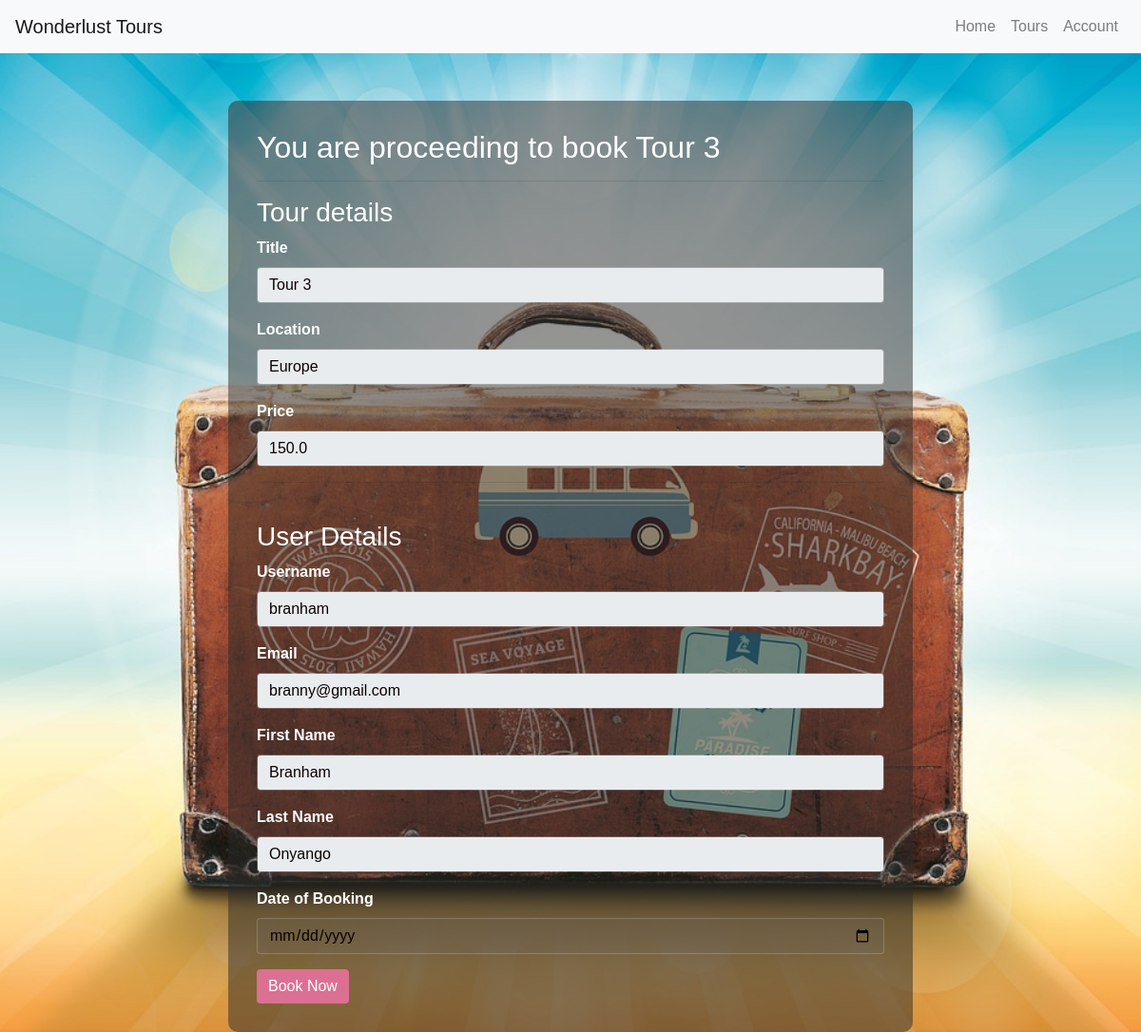
The page /book/3 (signed in) on the database its author committed.
### tables this page shows
CREATE TABLE tours (
    id INTEGER PRIMARY KEY AUTOINCREMENT,
    title TEXT NOT NULL,
    description TEXT NOT NULL,
    price REAL NOT NULL,
    location TEXT NOT NULL,
    image_filename TEXT NOT NULL,
    created TIMESTAMP NOT NULL DEFAULT CURRENT_TIMESTAMP
);

CREATE TABLE users (
    id INTEGER PRIMARY KEY AUTOINCREMENT,
    created TIMESTAMP NOT NULL DEFAULT CURRENT_TIMESTAMP,
    username TEXT NOT NULL UNIQUE,
    email TEXT NOT NULL UNIQUE,
    first_name TEXT,
    last_name TEXT,
    phone_number TEXT,
    password TEXT NOT NULL
);

### routes.py (the view, shortened to what this page needs)
@routes.route('/book/<int:tour_id>', methods=['GET', 'POST'])
def book(tour_id):
    if 'user_id' not in session:
        return redirect(url_for('user.login'))
    user_id = session['user_id']
    with sqlite3.connect('wonderlust_tours.db') as conn:
        conn.row_factory = sqlite3.Row
        cur = conn.cursor()
        cur.execute("SELECT * FROM tours WHERE id = ?", (tour_id,))
        tour = cur.fetchone()
        cur.execute("SELECT * FROM users WHERE id = ?", (user_id,))
        user = cur.fetchone()
    return render_template('book.html', tour=tour, user=user)

### templates/book.html (shortened to what this page needs)
<!DOCTYPE html>
<html lang="en">
<head>
  <link rel="stylesheet" href="https://maxcdn.bootstrapcdn.com/bootstrap/4.5.2/css/bootstrap.min.css">
  <link rel="stylesheet" href="{{ url_for('static', filename='css/book.css') }}">
</head>
<body>
  <div class="background-image"></div>
  <div class="overlay"></div>
  <nav class="navbar navbar-expand-lg navbar-light bg-light">
    <a class="navbar-brand" href="#">Wonderlust Tours</a>
    <div class="collapse navbar-collapse" id="navbarNav">
      <ul class="navbar-nav ml-auto">
        <li class="nav-item">
          <a class="nav-link" href="{{ url_for('index') }}">Home</a>
        </li>
        <li class="nav-item">
          <a class="nav-link" href="{{ url_for('user.tours') }}">Tours</a>
        </li>
        <li class="nav-item">
          <a class="nav-link" href="{{ url_for('user.account') }}">Account</a>
        </li>
      </ul>
    </div>
  </nav>
  <div class="form-container">
    <h2>You are proceeding to book {{ tour.title }}</h2>
    <hr>
    <form action="{{ url_for('user.book', tour_id=tour.id) }}" method="post">
      <h3>Tour details</h3>
      <div class="form-group">
        <label for="tour_title">Title</label>
        <input value="{{ tour.title }}" type="text" class="form-control" id="tour_title" name="tour_title" readonly>
      </div>
      <div class="form-group">
        <label for="location">Location</label>
        <input value="{{ tour.location }}" type="text" class="form-control" id="location" name="location" readonly>
      </div>
      <div class="form-group">
        <label for="price">Price</label>
        <input value="{{ tour.price }}" type="text" class="form-control" id="price" name="price" readonly>
      </div>
      <hr><br>
      <h3>User Details</h3>
      <div class="form-group">
        <label for="username">Username</label>
        <input value="{{ user.username }}" type="text" class="form-control" id="username" name="username" readonly>
      </div>
      <div class="form-group">
        <label for="email">Email</label>
        <input value="{{ user.email }}" type="email" class="form-control" id="email" name="email" readonly>
      </div>
      <div class="form-group">
        <label for="first_name">First Name</label>
        <input value="{{ user.first_name }}" type="text" class="form-control" id="first_name" name="first_name" readonly>
      </div>
      <div class="form-group">
        <label for="last_name">Last Name</label>
        <input value="{{ user.last_name }}" type="text" class="form-control" id="last_name" name="last_name" readonly>
      </div>
      <div class="form-group">
        <label for="date_of_booking">Date of Booking</label>
        <input type="date" class="form-control" id="date_of_booking" name="date_of_booking" required>
      </div>
      <button type="submit" class="btn btn-primary">Book Now</button>
    </form>
  </div>
</body>
</html>

### static/css/book.css (style rules this page uses)
body, html { height: 100%; margin: 0; font-family: Arial, Helvetica, sans-serif; }
.background-image { background-image: url('../images/luggage.jpg'); height: 100%; background-position: center; background-repeat: no-repeat; background-size: cover; position: fixed; width: 100%; z-index: -1; }
.overlay { background-color: rgba(0, 0, 0, 0); position: absolute; top: 0; left: 0; height: 100%; width: 100%; z-index: -1; }
.form-container { position: relative; background-color: rgba(42, 42, 41, 0.5); border-radius: 10px; padding: 30px; margin: 50px auto; width: 60%; color: #fff; }
.form-group label { font-weight: bold; color: #fff; }
.form-control { background-color: rgba(113, 107, 107, 0.2); border: 1px solid rgba(255, 255, 255, 0.2); color: #0b0000; }
.btn-primary { background-color: palevioletred; border: none; }

### rows shown on the page
tours: title "Tour 3", tour_title "Tour 3", location "Europe", price "150.0"
users: username "branham", email "branny@gmail.com", first_name "Branham", last_name "Onyango"
